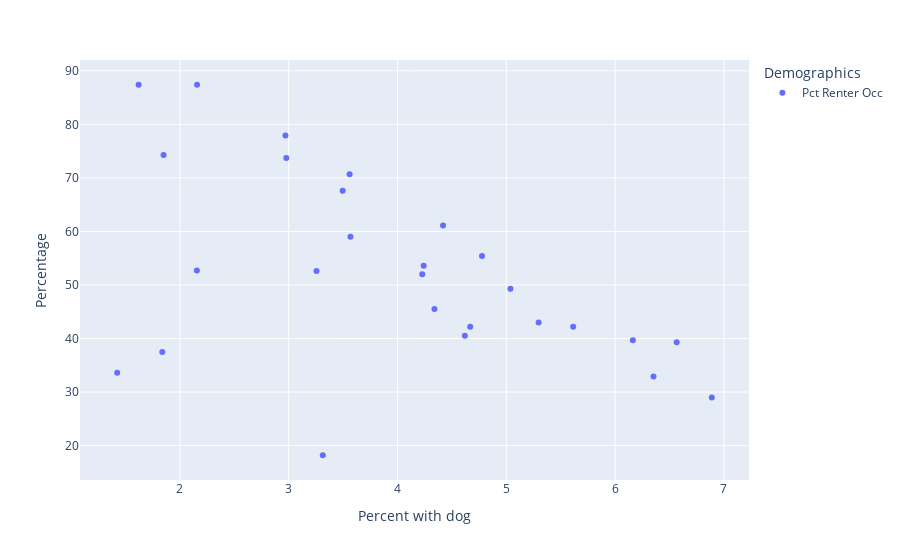

Notebook code cell kept with this figure:
### Code cell
plot_attribute('Pct Renter Occ')

### Figure 1 — Plotly figure (JSON) as saved in the notebook; plotly's stock layout.template omitted (floating-point values rounded to 4 significant figures)
{"data": [{"hovertemplate": "variable=Pct Renter Occ<br>households_with_dog_pct=%{x}<br>value=%{y}<extra></extra>", "legendgroup": "Pct Renter Occ", "marker": {"color": "#636efa", "symbol": "circle"}, "mode": "markers", "name": "Pct Renter Occ", "orientation": "v", "showlegend": true, "type": "scatter", "x": [2.158, 2.978, 4.777, 1.621, 3.496, 5.038, 4.419, 4.34, 2.97, 4.668, 6.163, 5.297, 6.888, 4.619, 3.568, 1.85, 3.56, 4.241, 5.615, 2.156, 3.256, 6.353, 4.228, 1.838, 3.314, 1.424, 6.566], "xaxis": "x", "y": [87.4, 73.7, 55.4, 87.4, 67.6, 49.3, 61.1, 45.5, 77.9, 42.2, 39.7, 43, 29, 40.5, 59, 74.3, 70.7, 53.6, 42.2, 52.7, 52.6, 32.9, 52, 37.5, 18.2, 33.6, 39.3], "yaxis": "y"}], "layout": {"legend": {"title": {"text": "Demographics"}, "tracegroupgap": 0}, "margin": {"t": 60}, "xaxis": {"anchor": "y", "domain": [0, 1], "title": {"text": "Percent with dog"}}, "yaxis": {"anchor": "x", "domain": [0, 1], "title": {"text": "Percentage"}}}}
